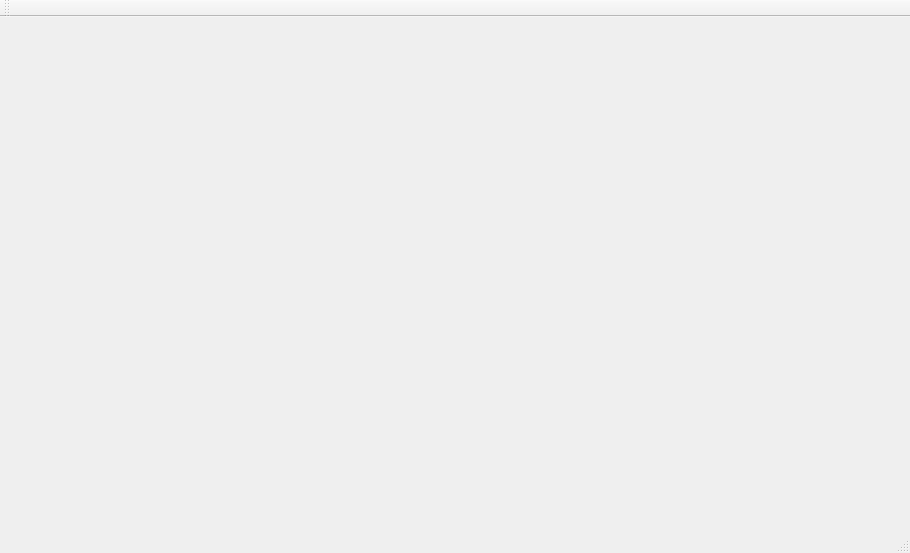
<?xml version="1.0" encoding="UTF-8"?>
<ui version="4.0">
 <class>MainWindow</class>
 <widget class="QMainWindow" name="MainWindow">
  <property name="geometry">
   <rect>
    <x>0</x>
    <y>0</y>
    <width>910</width>
    <height>553</height>
   </rect>
  </property>
  <property name="windowTitle">
   <string>MainWindow</string>
  </property>
  <widget class="QWidget" name="centralWidget"/>
  <widget class="QMenuBar" name="menuBar">
   <property name="geometry">
    <rect>
     <x>0</x>
     <y>0</y>
     <width>910</width>
     <height>21</height>
    </rect>
   </property>
  </widget>
  <widget class="QToolBar" name="mainToolBar">
   <attribute name="toolBarArea">
    <enum>TopToolBarArea</enum>
   </attribute>
   <attribute name="toolBarBreak">
    <bool>false</bool>
   </attribute>
  </widget>
  <widget class="QStatusBar" name="statusBar"/>
 </widget>
 <layoutdefault spacing="6" margin="11"/>
 <resources/>
 <connections/>
</ui>
